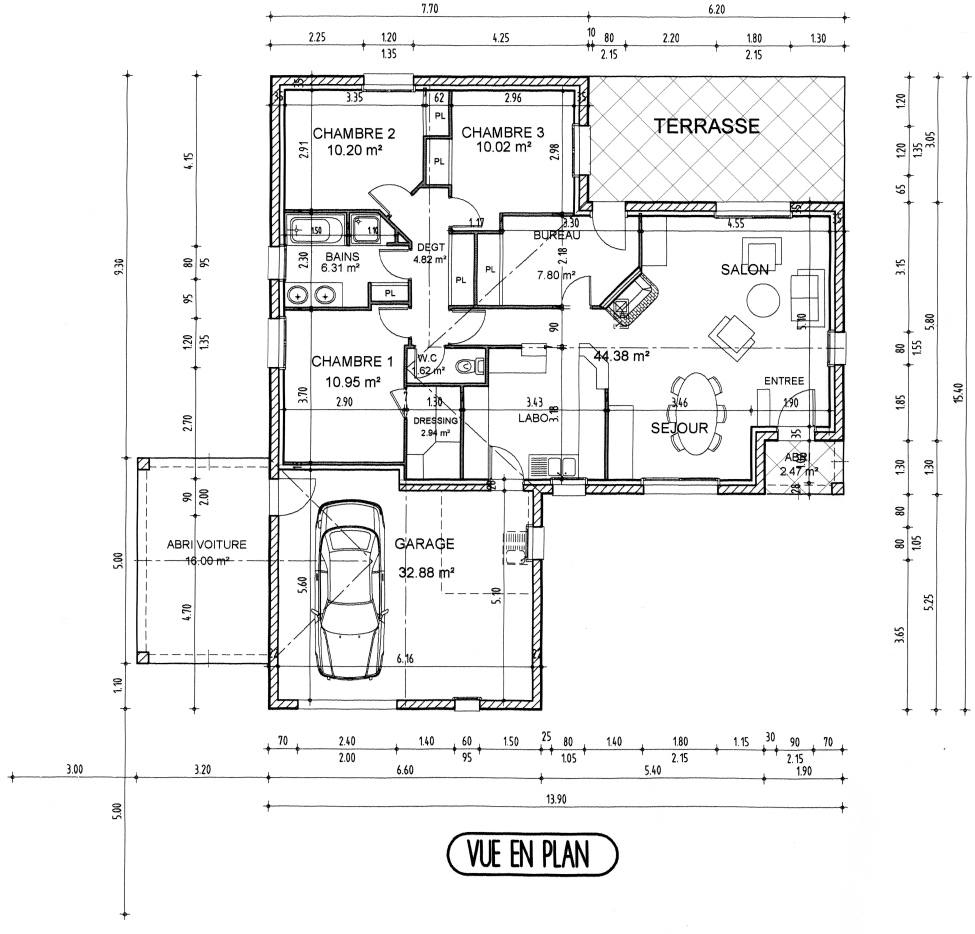
#> input picture dataset/train/denah1.png, 1950 x 1867 px, found by its file name (shown at 1/2 size); the run also reads 1 picture not shown here
$ jupyter execute --allow-errors SmartPlan_Notebook.ipynb   (shell and % lines are left out)
#> lines starting #> are read from the running program, lines starting #| are printed output that depends on the picture; after the words box and inside, x2 and y2 are one past the last pixel; in counts of white or black regions, pixels touching at a corner belong together
# 🏠 SmartPlan – Sistem Deteksi Denah Rumah dan Estimasi Kebutuhan Material Bangunan Berbasis Computer Vision

**Versi Jupyter Notebook (Folder Terpisah: `notebooks/`)**

Notebook ini mengimplementasikan seluruh alur kerja proyek **SmartPlan** menggunakan pendekatan **Computer Vision Klasik (OpenCV)** — **bukan Deep Learning** dan **tanpa proses *training* data** — sesuai ketentuan pada Deskripsi Projek:

1. **Tahap 4**: Pemeriksaan Dataset Kaggle (`asutoshprad/floor-plan-dataset`) & Sampel Uji (`dataset/train`)
2. **Tahap 6**: Pengolahan Gambar (*Grayscale, Gaussian Blur, Thresholding, Morphological Operations*)
3. **Tahap 7**: Deteksi Dinding (*Hough Line Transform*) dan Area Ruangan (*Flood Fill & Contour Detection*)
4. **Tahap 8**: Konversi Skala Piksel $\rightarrow$ Meter & Perhitungan Dimensi serta Luas Ruangan
5. **Tahap 9**: Kalkulasi Kebutuhan Material Bangunan (**Keramik Lantai**, **Cat Dinding**, dan opsional material dinding lanjutan)
6. **Tahap 10**: Perhitungan Estimasi Biaya Berbasis **Pandas**
7. **Tahap 13**: Pengujian & Evaluasi Akurasi terhadap Ukuran Tertulis Denah serta Anotasi *Ground Truth* (`dataset/raw/Y`)

## 1. Persiapan Library dan Konfigurasi Direktori

[cell 1]
import os
import math
import cv2
import numpy as np
import pandas as pd
from PIL import Image
import matplotlib.pyplot as plt
from IPython.display import display

# Pastikan tampilan grafik Matplotlib rapi di dalam Notebook
plt.rcParams["figure.dpi"] = 110

# Resolusi path root proyek secara otomatis (bekerja baik dijalankan dari root maupun dari folder notebooks/)
if os.path.exists("dataset") and os.path.exists("data"):
    PROJECT_ROOT = os.path.abspath(".")
elif os.path.exists(os.path.join("..", "dataset")) and os.path.exists(os.path.join("..", "data")):
    PROJECT_ROOT = os.path.abspath("..")
else:
    raise FileNotFoundError("Folder 'dataset' dan 'data' tidak ditemukan. Pastikan notebook berada di dalam proyek floorplan-detection.")

NOTEBOOK_DIR = os.path.join(PROJECT_ROOT, "notebooks")
OUTPUT_DIR = os.path.join(NOTEBOOK_DIR, "outputs")
DATASET_RAW_DIR = os.path.join(PROJECT_ROOT, "dataset", "raw")
DATASET_TRAIN_DIR = os.path.join(PROJECT_ROOT, "dataset", "train")
PRICE_CSV_PATH = os.path.join(PROJECT_ROOT, "data", "material_prices.csv")

os.makedirs(OUTPUT_DIR, exist_ok=True)

print(f"OpenCV     : {cv2.__version__}")
print(f"NumPy      : {np.__version__}")
print(f"Pandas     : {pd.__version__}")
print(f"Project    : {PROJECT_ROOT}")
print(f"Output Dir : {OUTPUT_DIR}")

## 2. Pengaturan Parameter Pengguna (Input Denah, Skala, Material & Harga)

Anda dapat mengubah variabel pada sel di bawah ini untuk mencoba gambar denah lain (`denah1.png` s/d `denah10.png` di `dataset/train/`, gambar dari `dataset/raw/X/`, atau gambar eksternal Anda sendiri), mengganti ukuran keramik, tinggi dinding, daya sebar cat, maupun harga satuan material.

[cell 2]
# Preset skala referensi untuk 10 gambar denah di dataset/train
DATASET_SCALE_PRESETS = {
    "denah1.png": {"ref_pixels": 269.7, "ref_meters": 3.35, "gt": "1 (2).png", "desc": "Lebar Chambre 2 (269.7 px = 3.35 m -> 80.5 px/m)"},
    "denah2.png": {"ref_pixels": 182.0, "ref_meters": 3.35, "gt": "2 (2).png", "desc": "Lebar Chambre 2 resolusi sedang (182 px = 3.35 m -> 54.3 px/m)"},
    "denah3.png": {"ref_pixels": 215.0, "ref_meters": 3.54, "gt": "3 (2).png", "desc": "Lebar Chambre 3 sudut diagonal (215 px = 3.54 m -> 60.7 px/m)"},
    "denah4.png": {"ref_pixels": 175.0, "ref_meters": 3.31, "gt": "4 (2).png", "desc": "Lebar Chambre 1 (175 px = 3.31 m -> 52.9 px/m)"},
    "denah5.png": {"ref_pixels": 238.0, "ref_meters": 3.95, "gt": "5 (2).png", "desc": "Lebar Chambre 1 (238 px = 3.95 m -> 60.3 px/m)"},
    "denah6.png": {"ref_pixels": 210.0, "ref_meters": 3.50, "gt": "8 (2).png", "desc": "Lebar ruangan utama (210 px = 3.50 m -> 60.0 px/m)"},
    "denah7.png": {"ref_pixels": 320.0, "ref_meters": 3.54, "gt": "9 (2).png", "desc": "Lebar Chambre 3 resolusi tinggi (320 px = 3.54 m -> 90.4 px/m)"},
    "denah8.png": {"ref_pixels": 460.0, "ref_meters": 4.00, "gt": "10 (2).png", "desc": "Denah dinding solid 1:100 (460 px = 4.00 m -> 115.0 px/m)"},
    "denah9.png": {"ref_pixels": 460.0, "ref_meters": 4.00, "gt": "14 (2).png", "desc": "Denah dinding solid 1:100 B (460 px = 4.00 m -> 115.0 px/m)"},
    "denah10.png": {"ref_pixels": 460.0, "ref_meters": 4.00, "gt": "13 (2).png", "desc": "Denah dinding solid vertikal (460 px = 4.00 m -> 115.0 px/m)"},
}

# --- PILIH GAMBAR DENAH UJI ---
SELECTED_IMAGE = "denah1.png"  # Ubah ke denah2.png ... denah10.png atau path gambar lain
IMAGE_PATH = os.path.join(DATASET_TRAIN_DIR, SELECTED_IMAGE)

# Skala referensi (otomatis dari preset jika tersedia, atau isi manual misal 200 px = 4.0 m)
if SELECTED_IMAGE in DATASET_SCALE_PRESETS:
    REF_PIXELS = DATASET_SCALE_PRESETS[SELECTED_IMAGE]["ref_pixels"]
    REF_METERS = DATASET_SCALE_PRESETS[SELECTED_IMAGE]["ref_meters"]
    GT_PATH = os.path.join(DATASET_RAW_DIR, "Y", DATASET_SCALE_PRESETS[SELECTED_IMAGE]["gt"])
else:
    REF_PIXELS = 200.0
    REF_METERS = 4.0
    GT_PATH = None

# --- PARAMETER MATERIAL & BIAYA ---
TILE_LENGTH_CM = 40.0
TILE_WIDTH_CM = 40.0
TILE_WASTE_PERCENT = 10.0       # Faktor cadangan/pemborosan keramik (%)
TILES_PER_BOX = 6               # Isi keping keramik per dus (untuk ukuran 40x40 cm)

WALL_HEIGHT_M = 3.0             # Tinggi dinding (meter) - input tambahan pengguna
PAINT_COVERAGE_M2_PER_L = 10.0  # Daya sebar cat (m2 / liter)
PAINT_COATS = 2                 # Jumlah lapisan pengecatan
WALL_SIDES = 1                  # 1 sisi atau 2 sisi (bolak-balik)
DOOR_COUNT = 0                  # Jumlah pintu untuk pengurangan luas (opsional)
WINDOW_COUNT = 0                # Jumlah jendela untuk pengurangan luas (opsional)

TILE_UNIT_PRICE_IDR = 10500.0   # Rp per keping keramik
PAINT_UNIT_PRICE_IDR = 45000.0  # Rp per liter cat dinding
INCLUDE_STRUCTURAL = True       # Sertakan estimasi material dinding lanjutan (bata, semen, pasir)

print(f"Gambar Denah Aktif : {SELECTED_IMAGE}")
print(f"Referensi Skala    : {REF_PIXELS:.1f} px = {REF_METERS:.2f} m -> {REF_PIXELS/REF_METERS:.2f} piksel/meter")

## 3. Pemeriksaan Dataset (`asutoshprad/floor-plan-dataset` - Tahap 4)

Sesuai **Bagian 4** deskripsi projek, dataset mentah berada di `dataset/raw/` (berisi 121 gambar denah di `X/` dan 121 anotasi di `Y/`), sementara sampel denah terpilih untuk eksperimen disimpan di `dataset/train/`.

[cell 3]
def inspect_dataset_folder(raw_dir=DATASET_RAW_DIR, train_dir=DATASET_TRAIN_DIR):
#> called with raw_dir = 'notebooks/dataset/raw', train_dir = 'notebooks/dataset/train'
    x_dir = os.path.join(raw_dir, "X")
    y_dir = os.path.join(raw_dir, "Y")
    x_files = sorted([f for f in os.listdir(x_dir) if f.lower().endswith(".png")]) if os.path.exists(x_dir) else []
    y_files = sorted([f for f in os.listdir(y_dir) if f.lower().endswith(".png")]) if os.path.exists(y_dir) else []
    train_files = sorted(
        [f for f in os.listdir(train_dir) if f.lower().endswith((".png", ".jpg", ".jpeg"))],
        key=lambda x: int("".join(filter(str.isdigit, x)) or 9999),
    ) if os.path.exists(train_dir) else []

    print(f"Dataset Raw (Kaggle) -> Denah (X): {len(x_files)} file PNG | Anotasi (Y): {len(y_files)} file PNG")
    print(f"Dataset Train/Uji    -> {len(train_files)} file: {train_files}")

    rows = []
    for fname in train_files:
        fpath = os.path.join(train_dir, fname)
        img = cv2.imread(fpath)
#> img is the input picture: shape (1867, 1950, 3); min 0, max 255, mean 240.6
        if img is not None:
            h, w, c = img.shape
            preset = DATASET_SCALE_PRESETS.get(fname, {})
            rows.append({
                "File Uji": fname,
                "Resolusi (Px)": f"{w} x {h}",
                "Channel": c,
                "File Anotasi (Y)": preset.get("gt", "-"),
                "Keterangan": preset.get("desc", "-"),
            })
    return pd.DataFrame(rows)

dataset_summary_df = inspect_dataset_folder()
display(dataset_summary_df)

# Tampilkan 4 contoh gambar dengan karakteristik berbeda dari dataset/train
sample_names = ["denah1.png", "denah3.png", "denah7.png", "denah8.png"]
available_samples = [s for s in sample_names if os.path.exists(os.path.join(DATASET_TRAIN_DIR, s))]
#> (the rest of this cell did not finish here and is left out)

## 4. Tahapan Pengolahan Gambar (*Image Processing* - Tahap 6)

Pada tahap ini OpenCV digunakan untuk menyiapkan citra denah agar siap dideteksi:
1. Membaca gambar dengan `cv2.imread()`
2. Konversi ke *Grayscale* dengan `cv2.cvtColor()`
3. Mengurangi *noise* dengan `cv2.GaussianBlur()`
4. Pemisahan garis dari latar belakang dengan `cv2.threshold(..., cv2.THRESH_BINARY_INV)`
5. Perbaikan struktur dinding dengan *Morphological Operations* (`erode`, `dilate`, `MORPH_CLOSE`, `MORPH_OPEN`) untuk membuang teks/angka dimensi, menyatukan arsiran dinding ganda, serta menutup celah pintu/jendela.

[cell 4]
def preprocess_floorplan(
    image_path,
    blur_ksize=3,
    thresh_val=200,
    close_ksize=9,
    open_ksize=7,
    door_gap_px=115,
    ext_gap_px=230,
):
#> called with image_path = 'notebooks/dataset/train/denah1.png', blur_ksize = 3, thresh_val = 200, close_ksize = 9, open_ksize = 7, door_gap_px = 115, ext_gap_px = 230
    original = cv2.imread(image_path)
    if original is None:
        raise FileNotFoundError(f"Gambar gagal dibaca: {image_path}")

    h_img, w_img = original.shape[:2]
    scale = max(h_img, w_img) / 1950.0

    # 1. Konversi ke Grayscale
    gray = cv2.cvtColor(original, cv2.COLOR_BGR2GRAY)

    # 2. Gaussian Blur
    bk = max(3, int(blur_ksize) | 1)
    blur = cv2.GaussianBlur(gray, (bk, bk), 0)

    # 3. Thresholding Binary Inverse
    _, threshold = cv2.threshold(blur, int(thresh_val), 255, cv2.THRESH_BINARY_INV)
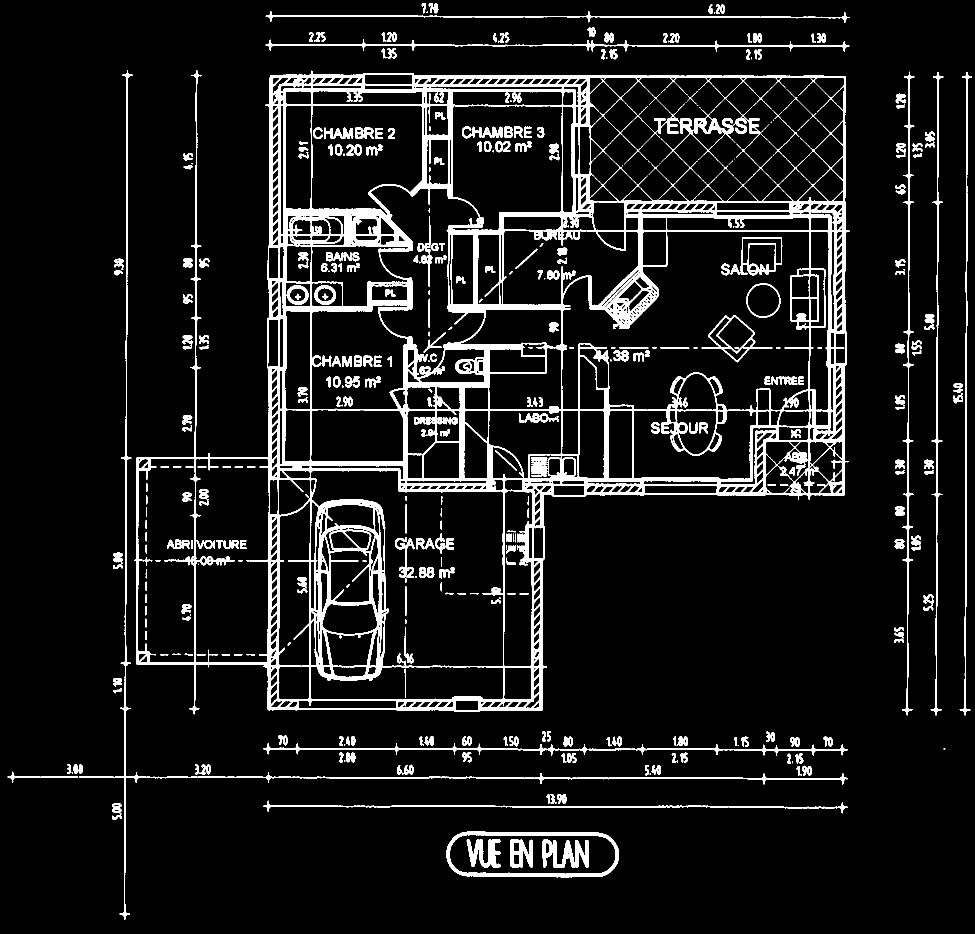
#> threshold: shape (1867, 1950) (shown at 1/2 size); 8.9% white; 501 white regions (90 under 20 px), largest, box (x1, y1, x2, y2) and area: (268, 140, 1699, 1429) 218625, (158, 140, 1696, 1840) 9675, (892, 1663, 1238, 1755) 5483

    # 4. Morphological Operations
    # 4a. Light opening untuk memutus garis dimensi 1px yang menempel pada huruf/angka
    k_light = max(1, min(2, int(round(2 * scale))))
    kernel_light = cv2.getStructuringElement(cv2.MORPH_RECT, (k_light, k_light))
    eroded_light = cv2.erode(threshold, kernel_light, iterations=1)
#> eroded_light: shape (1867, 1950); 6.5% white; 591 white regions (195 under 20 px), largest, box (x1, y1, x2, y2) and area: (269, 142, 1699, 1428) 160493, (159, 141, 1696, 1839) 6103, (893, 1664, 1238, 1755) 4608
    opened_light = cv2.dilate(eroded_light, kernel_light, iterations=1)
#> opened_light: shape (1867, 1950); 8.8% white; 566 white regions (135 under 20 px), largest, box (x1, y1, x2, y2) and area: (269, 142, 1700, 1429) 208600, (159, 141, 1697, 1840) 9645, (893, 1664, 1239, 1756) 5481

    # Hapus komponen kecil (teks label ruangan, angka ukuran, simbol kecil)
    num_l, labels, stats, _ = cv2.connectedComponentsWithStats(opened_light, connectivity=8)
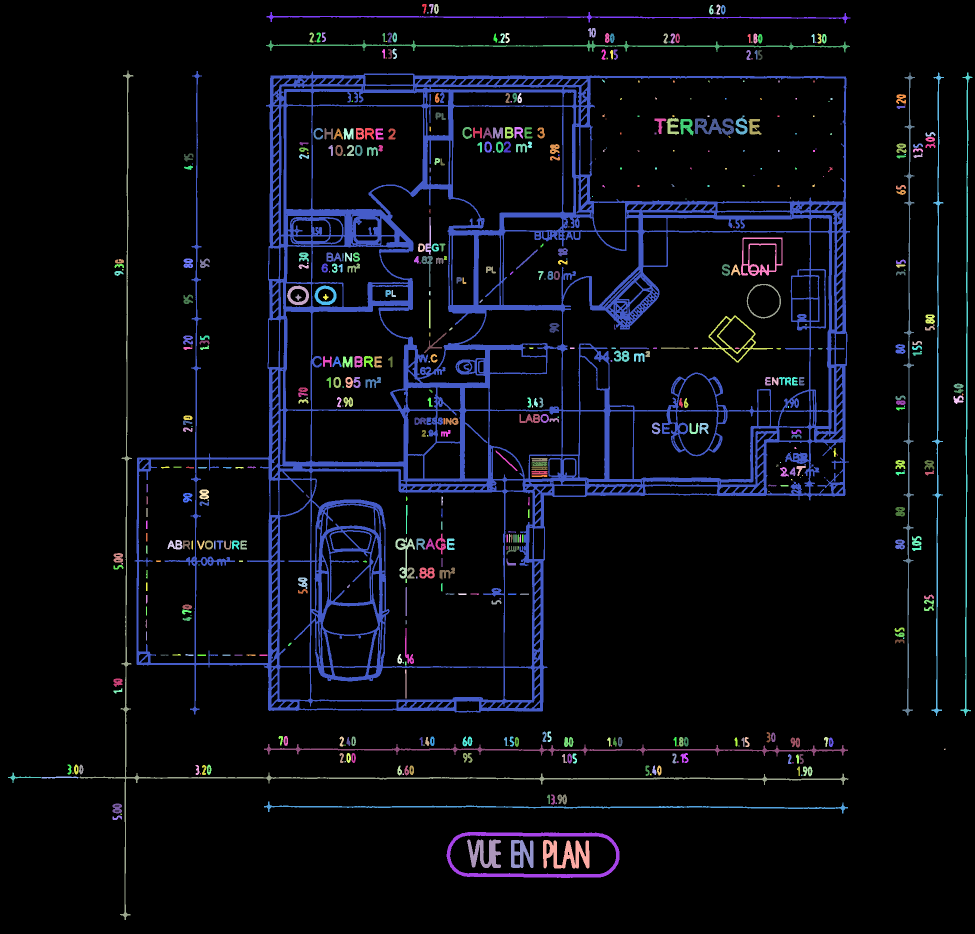
#> labels: shape (1867, 1950) int32 (shown at 1/2 size); 567 distinct labels, from 0 to 566; one colour per label, 0 black
#> num_l = 567; stats = 567 rows, first 6: [0, 0, 1950, 1867, 3320813], [844, 8, 9, 19, 90], [858, 8, 9, 19, 91], [868, 8, 10, 20, 131], [1433, 9, 8, 20, 100], [1418, 10, 9, 19, 113]
    no_text = np.zeros_like(threshold)
    min_span = max(15, int(round(45 * scale)))
    min_area = max(80, int(round(600 * scale * scale)))
    for i in range(1, num_l):
        if max(stats[i, cv2.CC_STAT_WIDTH], stats[i, cv2.CC_STAT_HEIGHT]) > min_span or stats[i, cv2.CC_STAT_AREA] > min_area:
            no_text[labels == i] = 255
    no_text = cv2.dilate(no_text, kernel_light, iterations=1)
#> no_text: shape (1867, 1950); 9.1% white; 30 white regions, largest, box (x1, y1, x2, y2) and area: (269, 142, 1701, 1430) 255151, (159, 141, 1698, 1841) 13189, (893, 1664, 1240, 1757) 6354

    # 4b. Closing untuk menyatukan arsiran dinding ganda
    kc = max(3, min(11, int(round(close_ksize * scale))))
    morph_closed = cv2.morphologyEx(no_text, cv2.MORPH_CLOSE, cv2.getStructuringElement(cv2.MORPH_RECT, (kc, kc)))
#> morph_closed: shape (1867, 1950); 11% white; 20 white regions, largest, box (x1, y1, x2, y2) and area: (269, 142, 1701, 1430) 319142, (893, 1664, 1240, 1757) 15766, (16, 141, 1698, 1841) 13999

    # 4c. Opening (dibatasi maks 7px agar dinding solid beresolusi tinggi tetap terjaga)
    ko = max(3, min(7, int(round(open_ksize * scale))))
    morph_opened = cv2.morphologyEx(morph_closed, cv2.MORPH_OPEN, cv2.getStructuringElement(cv2.MORPH_RECT, (ko, ko)))
#> morph_opened: shape (1867, 1950); 8% white; 131 white regions, largest, box (x1, y1, x2, y2) and area: (537, 150, 1189, 986) 124833, (1180, 401, 1694, 900) 41593, (793, 777, 1560, 1424) 39223
    if np.count_nonzero(morph_opened) < 0.002 * (h_img * w_img):
        morph_opened = cv2.morphologyEx(morph_closed, cv2.MORPH_OPEN, np.ones((2, 2), np.uint8))

    # 4d. Ekstraksi dinding arah Horizontal & Vertikal
    kh_len = max(18, int(round(45 * scale)))
    kv_len = max(20, int(round(50 * scale)))
    kh_thk = max(2, min(6, int(round(4 * scale))))
    walls_h = cv2.morphologyEx(morph_opened, cv2.MORPH_OPEN, cv2.getStructuringElement(cv2.MORPH_RECT, (kh_len, kh_thk)))
#> walls_h: shape (1867, 1950); 3.8% white; 48 white regions, largest, box (x1, y1, x2, y2) and area: (540, 151, 1182, 188) 20711, (539, 419, 828, 507) 14302, (1040, 952, 1543, 994) 13871
    walls_v = cv2.morphologyEx(morph_opened, cv2.MORPH_OPEN, cv2.getStructuringElement(cv2.MORPH_RECT, (kh_thk, kv_len)))
#> walls_v: shape (1867, 1950); 4.1% white; 49 white regions, largest, box (x1, y1, x2, y2) and area: (539, 151, 597, 964) 27753, (1650, 403, 1694, 901) 17166, (1049, 958, 1090, 1425) 11261
    walls_unbridged = cv2.bitwise_or(walls_h, walls_v)
#> walls_unbridged: shape (1867, 1950); 6.8% white; 19 white regions, largest, box (x1, y1, x2, y2) and area: (537, 151, 1189, 987) 118874, (1180, 403, 1694, 901) 39566, (793, 778, 1560, 1425) 38648

    # 4e. Penutupan celah pintu & jendela (Two-Tier Directional Closing)
    k_ext = max(6, int(round(16 * scale)))
    ext_thick = cv2.morphologyEx(morph_opened, cv2.MORPH_OPEN, cv2.getStructuringElement(cv2.MORPH_RECT, (k_ext, k_ext)))
#> ext_thick: shape (1867, 1950); 6.1% white; 51 white regions, largest, box (x1, y1, x2, y2) and area: (538, 151, 1190, 987) 87040, (959, 853, 1561, 1425) 31535, (1251, 403, 1694, 893) 31317
    num_e, l_e, s_e, _ = cv2.connectedComponentsWithStats(ext_thick)
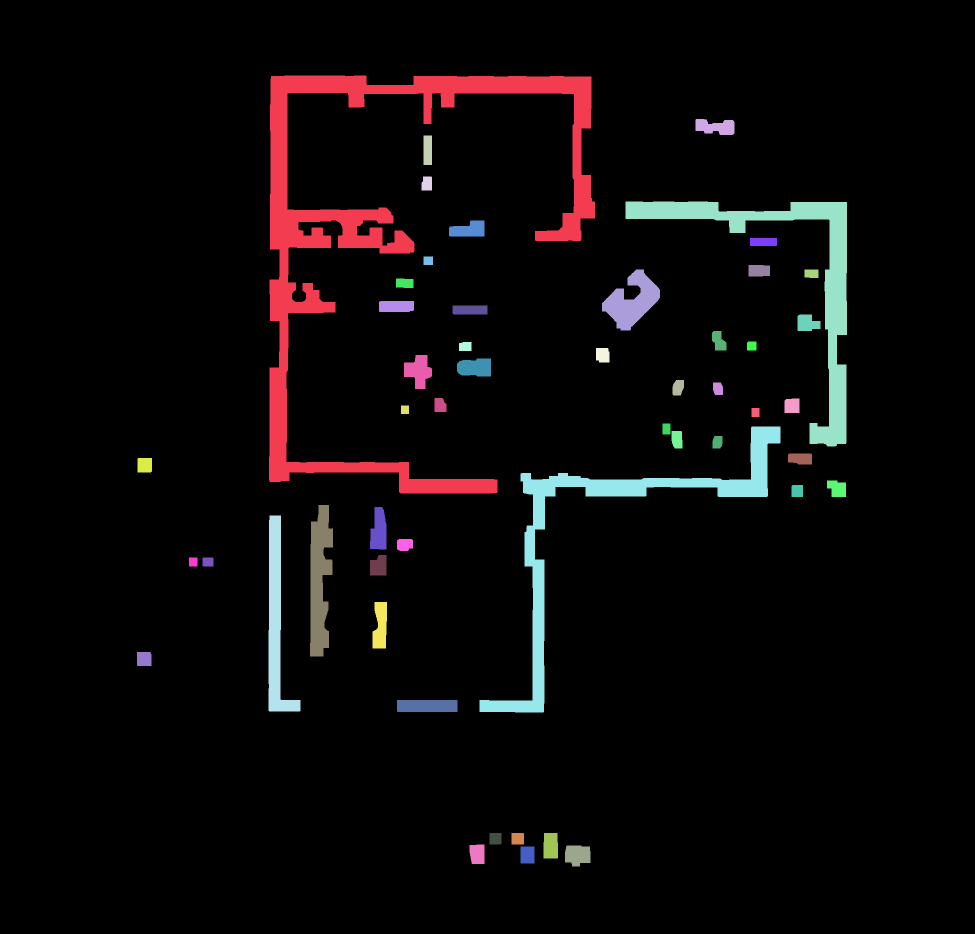
#> l_e: shape (1867, 1950) int32 (shown at 1/2 size); 52 distinct labels, from 0 to 51; one colour per label, 0 black
#> num_e = 52; s_e = 52 rows, first 6: [0, 0, 1950, 1867, 3418777], [538, 151, 652, 836, 87040], [1391, 238, 78, 32, 1863], [847, 271, 17, 59, 1003], [843, 353, 21, 28, 554], [1251, 403, 443, 490, 31317]
    ext_clean = np.zeros_like(ext_thick)
    for i in range(1, num_e):
        if s_e[i, cv2.CC_STAT_AREA] > int(800 * scale * scale) and max(s_e[i, cv2.CC_STAT_WIDTH], s_e[i, cv2.CC_STAT_HEIGHT]) > int(40 * scale):
            ext_clean[l_e == i] = 255

    ext_thk_bar = max(5, int(round(15 * scale)))
    ext_h = cv2.morphologyEx(ext_clean, cv2.MORPH_OPEN, cv2.getStructuringElement(cv2.MORPH_RECT, (max(15, int(round(42 * scale))), ext_thk_bar)))
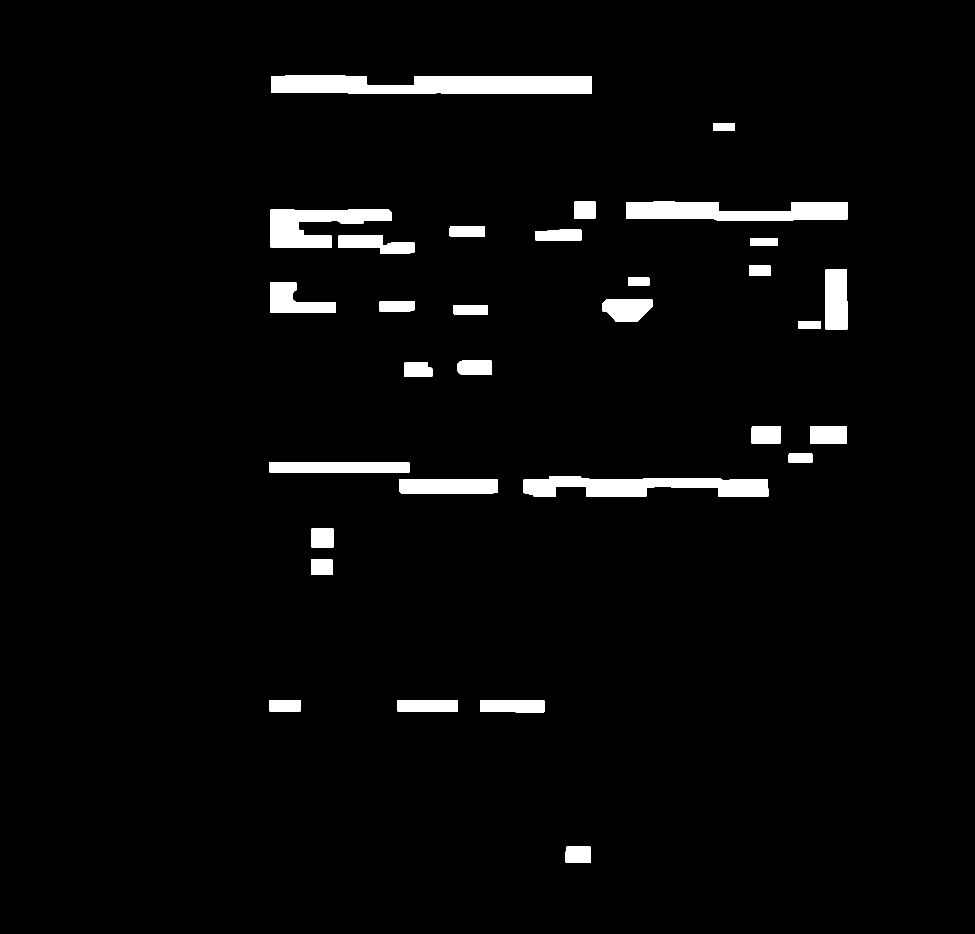
#> ext_h: shape (1867, 1950) (shown at 1/2 size); 3.3% white; 31 white regions, largest, box (x1, y1, x2, y2) and area: (542, 151, 1184, 188) 20711, (1047, 952, 1537, 994) 13789, (1252, 403, 1695, 441) 13059
    ext_v = cv2.morphologyEx(ext_clean, cv2.MORPH_OPEN, cv2.getStructuringElement(cv2.MORPH_RECT, (ext_thk_bar, max(25, int(round(75 * scale))))))
#> ext_v: shape (1867, 1950); 2.6% white; 12 white regions, largest, box (x1, y1, x2, y2) and area: (539, 152, 597, 964) 27148, (1650, 404, 1694, 892) 17004, (1053, 959, 1090, 1425) 10879
    eg = max(40, int(round(ext_gap_px * scale)))
#> (the rest of the program and of its run is left out)
